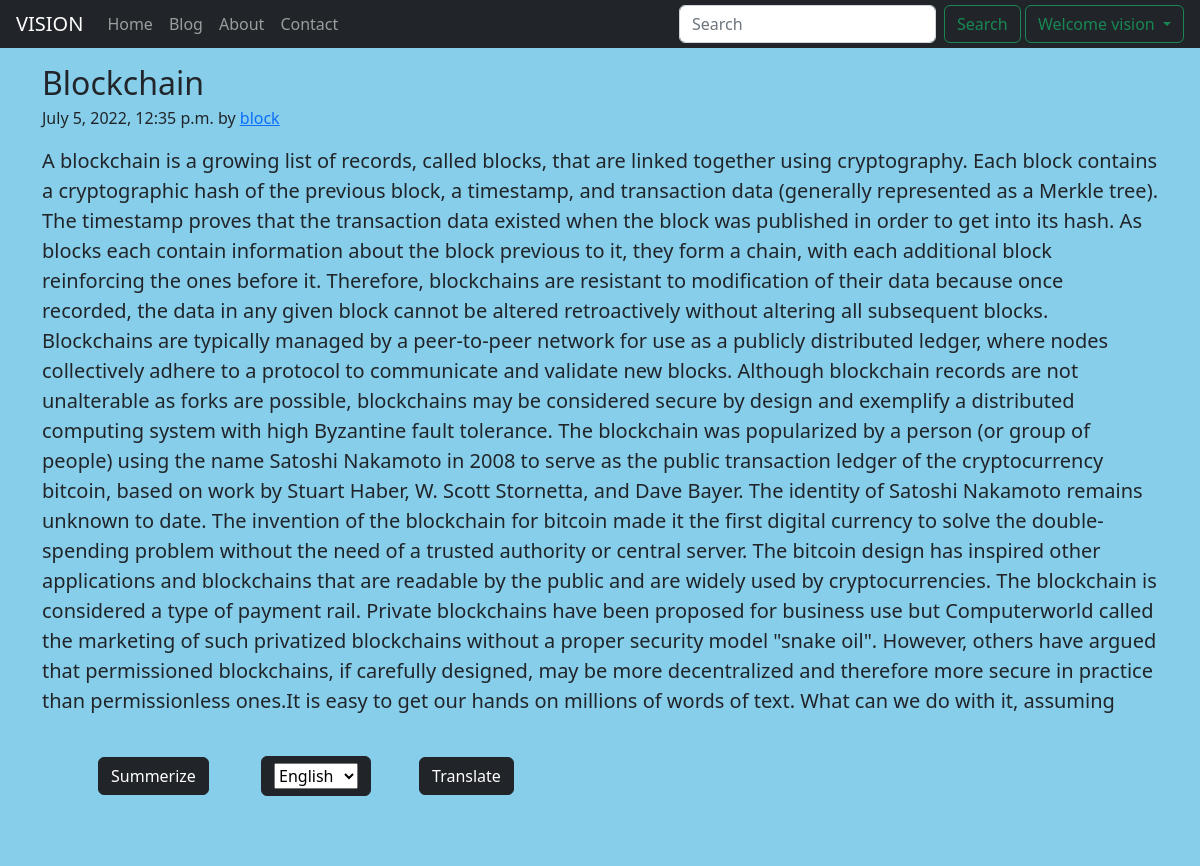
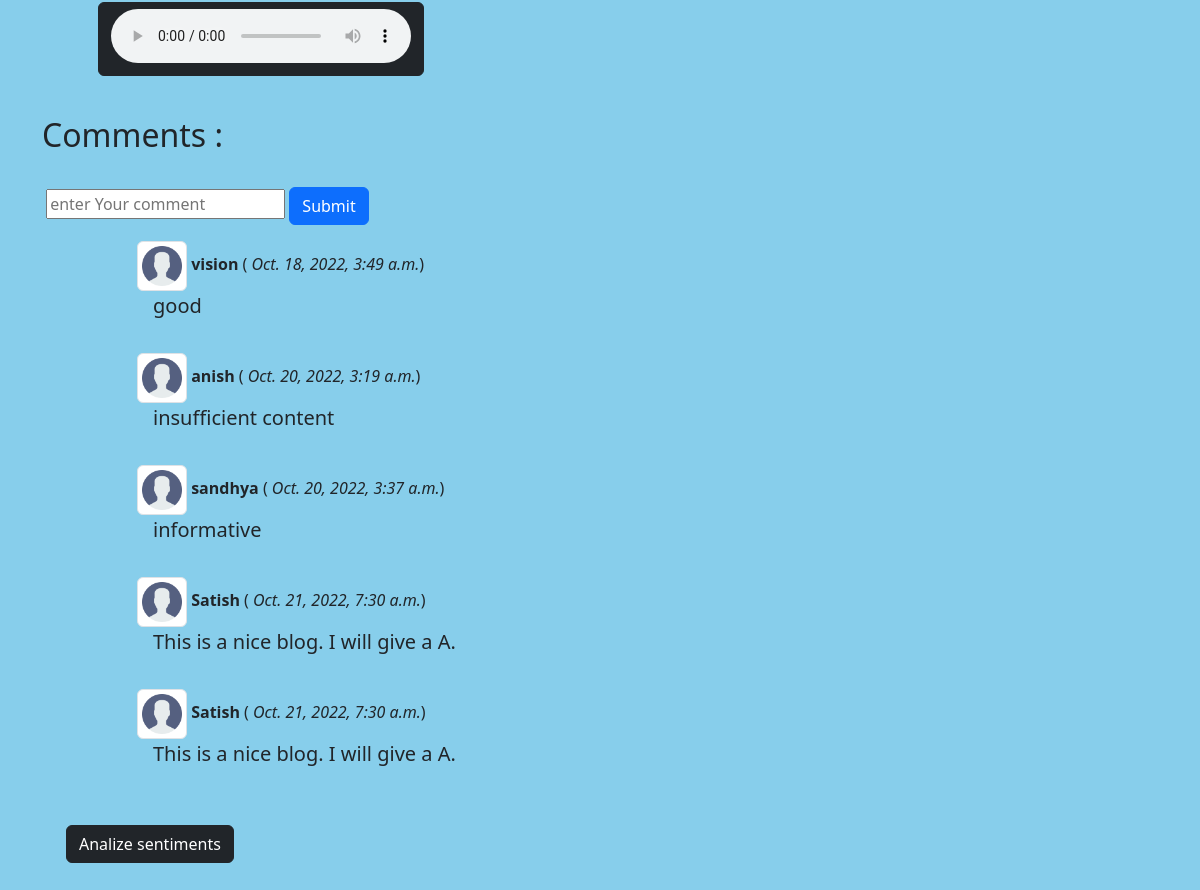
Page /blog/blockchain (signed in) on the committed database (2 pictures, top to bottom).
### blog/models.py (models this page shows, shortened)
class Postblog(models.Model):
    sno=models.AutoField(primary_key=True)
    title=models.CharField(max_length=50)
    author=models.CharField(max_length=13)
    content=models.TextField()
    slug=models.CharField(max_length=130)
    timeStamp= models.DateTimeField(blank=True)

class BlogComment(models.Model):
    sno= models.AutoField(primary_key=True)
    comment=models.TextField()
    user=models.ForeignKey(User,on_delete=models.CASCADE)
    post=models.ForeignKey(Postblog,on_delete=models.CASCADE)
    parent=models.ForeignKey('self',on_delete=models.CASCADE,null=True)
    timestamp=models.DateTimeField(default=now)

### blog/views.py (the view)
# urls.py: path('<str:slug>', views.blogPost, name='blogPost'),
def blogPost(request,slug):
    post = Postblog.objects.filter(slug=slug).first()
    comments=BlogComment.objects.filter(post=post)
    context={"post":post,"comments":comments }
    return render(request,"blog/blogPost.html",context)

### templates/blog/blogPost.html (shortened to what this page needs)
{% extends 'base.html' %}
{%block blogactive%}active{%endblock blogactive%}
{% block body %}
<div class="container my-3">
  <article class="blog-post">
    <h2 class="blog-post-title mb-1">{{post.title}}</h2>
    <p clss="blog-post-meta ">{{post.timeStamp}} by <a href="#">{{post.author}}</a></p>
    <p id="content" class='blockquote'>{{post.content}} </p>
    <ul>
      <button type="button" id="summer" class="summerize btn btn-dark m-4">Summerize</button>
      <button type="submit" class="btn btn-dark m-4">
        <form method="POST" action="#" id="translate">{% csrf_token %}
          <select id="inputState" name="lang">
            <option selected value="en">English</option>
          </select>
          <button type="submit" class="btn btn-dark m-4">Translate</button>
        </form>
        <button type="button" class="speech btn btn-dark m-4">
          {% load gTTS %}
          <audio src="{% say 'en-us' post.content %}" controls></audio>
        </button>
      </button>
    </ul>
</div>
<section class="container my-2">
  <h2>Comments :</h2>
  <br>
  {% if user.is_authenticated %}
  <form action="/blog/postComment" method="POST">
    <div>
      <input type="text" name="comments" placeholder="enter Your comment">
      <button type="Submit" class="btn btn-primary" value="Submit"> Submit
      </button>
    </div>
  </form>
  {% else %} <h2>You need to Login for comment</h2>
  {% endif %}
  {% for comment in comments %}
  <div>
    <div class="row my-3">
      <div class="col-md-1">
      </div>
      <div class="col-md-11 "><b><img src="/static/img/user.png" class="img-thumbnail" width=50 height=50 alt="user">
          {{comment.user.username }} </b> ( <i>{{comment.timestamp}}</i>)
        <div class='comments blockquote mx-3'>{{ comment.comment }}</div>
      </div>
    </div>
  </div>
  {% endfor %}
  <div class="d-flex justify-content-left ml-20">
    <button type="button" id ="senti" class="btn btn-dark m-4 ">Analize sentiments</button><span style="margin-top: 29px;"><label id="dispsenti" class=""></label></span>
  </div>
</section>
{% endblock body %}

### templates/base.html (shortened to what this page needs)
<!doctype html>
<html lang="en">
<head>
  <link href="https://cdn.jsdelivr.net/npm/bootstrap@5.2.0-beta1/dist/css/bootstrap.min.css" rel="stylesheet"
>
</head>
<body style="background-color:SkyBlue;">
    <nav class="navbar navbar-expand-lg navbar-dark bg-dark p-1">
      <div class="container-fluid">
        <a class="navbar-brand" href="/">VISION</a>
        <div class="collapse navbar-collapse" id="navbarSupportedContent">
          <ul class="navbar-nav me-auto mb-2 mb-lg-0">
            <li class="nav-item{%block homeactive%}{%endblock homeactive%}">
              <a class="nav-link" aria-current="page" href="/home">Home</a>
            </li>
            <li class="nav-item {%block blogactive%}{%endblock blogactive%}">
              <a class="nav-link" href="/blog">Blog</a>
            <li class="nav-item {%block aboutactive%}{%endblock aboutactive%} ">
              <a class="nav-link " href="/about">About</a>
            </li>
            <li class="nav-item {%block contactactive%}{%endblock contactactive%}">
              <a class="nav-link " href="/contact">Contact</a>
          </ul>
          <form method="get" action="/search" class="d-flex" role="search">
            <input name="search" id="search" class="form-control me-2" type="search" placeholder="Search"
              aria-label="Search">
            <button class="btn btn-outline-success mr-3" type="submit">Search</button>
          </form>
          {%if user.is_authenticated%}:
          <div class="dropdown ">
            <a class="btn btn-outline-success mr-3 dropdown-toggle" href="#" role="button" id="dropdownMenuLink"
              data-bs-toggle="dropdown" aria-expanded="false">Welcome
              {{request.user}}
            </a>
          </div>
          {%endif%}
        </div>
    </nav>
  {% block body %}{% endblock body %}
</body>
</html>

### rows in the picture
Postblog: title "Blockchain", timeStamp "July 5, 2022, 12:35 p.m.", author "block", content "A blockchain is a growing list of records, called blocks, that are linked together using cryptography. Each block contains a cryptographic hash of the previous block, a timestamp, and transaction data (generally represented as a Merkle tree). The timestamp proves that the transaction data existed when the block was published in order to get into its hash. As blocks each contain information about the block previous to it, they form a chain, with each additional block reinforcing the ones before it. Therefore, blockchains are resistant to modification of their data because once recorded, the data in any given block cannot be altered retroactively without altering all subsequent blocks.…"
BlogComment: user.username "vision", timestamp "Oct. 18, 2022, 3:49 a.m.", comment "good"
BlogComment: user.username "anish", timestamp "Oct. 20, 2022, 3:19 a.m.", comment "insufficient content"
BlogComment: user.username "sandhya", timestamp "Oct. 20, 2022, 3:37 a.m.", comment "informative"
BlogComment: user.username "Satish", timestamp "Oct. 21, 2022, 7:30 a.m.", comment "This is a nice blog. I will give a A."
BlogComment: user.username "Satish", timestamp "Oct. 21, 2022, 7:30 a.m.", comment "This is a nice blog. I will give a A."

### other values in the picture
{{ request.user }} "vision"
